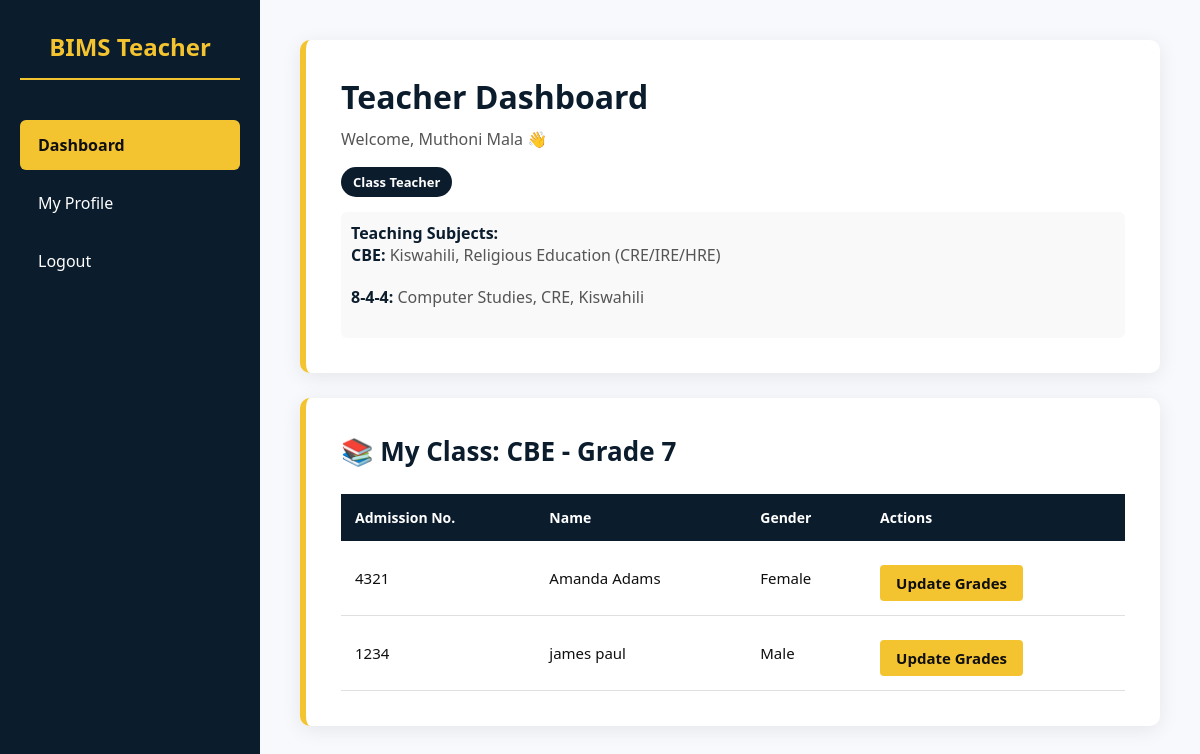
The page /html/teacher/add_principal_comment.php (signed in) on the database its author committed.
### tables this page shows
CREATE TABLE `teachers` (
  `id` int NOT NULL AUTO_INCREMENT,
  `user_id` int NOT NULL,
  `first_name` varchar(100) DEFAULT NULL,
  `last_name` varchar(100) DEFAULT NULL,
  `email` varchar(100) DEFAULT NULL,
  `phone` varchar(20) DEFAULT NULL,
  `category` enum('Subject Teacher','Class Teacher','Head Teacher') DEFAULT 'Subject Teacher',
  `assigned_class_id` int DEFAULT NULL,
  `phone_number` varchar(20) DEFAULT NULL,
  `residential_area` varchar(255) DEFAULT NULL,
  `date_of_birth` date DEFAULT NULL,
  `national_id` varchar(50) DEFAULT NULL,
  PRIMARY KEY (`id`),
  UNIQUE KEY `user_id` (`user_id`),
  KEY `assigned_class_id` (`assigned_class_id`),
  CONSTRAINT `teachers_ibfk_1` FOREIGN KEY (`user_id`) REFERENCES `users` (`id`),
  CONSTRAINT `teachers_ibfk_2` FOREIGN KEY (`assigned_class_id`) REFERENCES `classes_levels` (`id`)
);

CREATE TABLE `curriculum_types` (
  `id` int NOT NULL AUTO_INCREMENT,
  `name` varchar(50) NOT NULL,
  `description` varchar(255) DEFAULT NULL,
  PRIMARY KEY (`id`),
  UNIQUE KEY `name` (`name`)
);

CREATE TABLE `classes_levels` (
  `id` int NOT NULL AUTO_INCREMENT,
  `curriculum_type_id` int NOT NULL,
  `name` varchar(50) NOT NULL,
  `level_order` int DEFAULT NULL,
  PRIMARY KEY (`id`),
  KEY `curriculum_type_id` (`curriculum_type_id`),
  CONSTRAINT `classes_levels_ibfk_1` FOREIGN KEY (`curriculum_type_id`) REFERENCES `curriculum_types` (`id`)
);

CREATE TABLE `students` (
  `id` int NOT NULL AUTO_INCREMENT,
  `user_id` int NOT NULL,
  `admission_number` varchar(50) DEFAULT NULL,
  `first_name` varchar(100) DEFAULT NULL,
  `last_name` varchar(100) DEFAULT NULL,
  `gender` enum('Male','Female') DEFAULT NULL,
  `date_of_birth` date DEFAULT NULL,
  `curriculum_type_id` int NOT NULL,
  `class_level_id` int NOT NULL,
  `parent_id` int DEFAULT NULL,
  `status` enum('active','inactive') DEFAULT 'active',
  `year_of_enrollment` int DEFAULT NULL,
  `phone_number` varchar(20) DEFAULT NULL,
  `residential_area` varchar(255) DEFAULT NULL,
  `parent_phone` varchar(20) DEFAULT NULL,
  `parent_email` varchar(100) DEFAULT NULL,
  PRIMARY KEY (`id`),
  UNIQUE KEY `user_id` (`user_id`),
  UNIQUE KEY `admission_number` (`admission_number`),
  UNIQUE KEY `unique_admission` (`admission_number`),
  KEY `curriculum_type_id` (`curriculum_type_id`),
  KEY `class_level_id` (`class_level_id`),
  KEY `idx_parent_id` (`parent_id`),
  CONSTRAINT `fk_students_parent` FOREIGN KEY (`parent_id`) REFERENCES `parents` (`id`) ON DELETE SET NULL ON UPDATE CASCADE,
  CONSTRAINT `students_ibfk_1` FOREIGN KEY (`user_id`) REFERENCES `users` (`id`),
  CONSTRAINT `students_ibfk_2` FOREIGN KEY (`curriculum_type_id`) REFERENCES `curriculum_types` (`id`),
  CONSTRAINT `students_ibfk_3` FOREIGN KEY (`class_level_id`) REFERENCES `classes_levels` (`id`)
);

### html/teacher/add_principal_comment.php (the view, shortened to what this page needs)
<?php
require_once __DIR__ . "/../database/db_connect.php";
$teacher_stmt = $pdo->prepare("
    SELECT id, first_name, last_name, category, assigned_class_id
    FROM teachers
    WHERE user_id = ?
");
$teacher_stmt->execute([$_SESSION['user_id']]);
$teacher = $teacher_stmt->fetch(PDO::FETCH_ASSOC);
$teacher_name = ($teacher['first_name'] ?? 'Teacher') . ' ' . ($teacher['last_name'] ?? '');
$category = $teacher['category'] ?? 'Subject Teacher';
$students_by_curriculum = [];
if ($category == 'Head Teacher') {
    $curriculums = ['CBE', '8-4-4', 'IGCSE'];
    foreach ($curriculums as $curr) {
        $stmt = $pdo->prepare("
            SELECT s.id, s.admission_number, s.first_name, s.last_name,
                   cl.name as class_name, s.gender, s.status
            FROM students s
            LEFT JOIN classes_levels cl ON s.class_level_id = cl.id
            LEFT JOIN curriculum_types ct ON s.curriculum_type_id = ct.id
            WHERE ct.name = ? AND s.status = 1
            ORDER BY cl.level_order, s.last_name, s.first_name
        ");
        $stmt->execute([$curr]);
        $students_by_curriculum[$curr] = $stmt->fetchAll(PDO::FETCH_ASSOC);
    }
} elseif ($category == 'Class Teacher' && $teacher['assigned_class_id']) {
    $stmt = $pdo->prepare("
        SELECT s.id, s.admission_number, s.first_name, s.last_name,
               cl.name as class_name, ct.name as curriculum_name, s.gender, s.status
        FROM students s
        LEFT JOIN classes_levels cl ON s.class_level_id = cl.id
        LEFT JOIN curriculum_types ct ON s.curriculum_type_id = ct.id
        WHERE s.class_level_id = ? AND s.status = 1
        ORDER BY s.last_name, s.first_name
    ");
    $stmt->execute([$teacher['assigned_class_id']]);
    $my_students = $stmt->fetchAll(PDO::FETCH_ASSOC);
}
$teacher_subjects = [];
try {
    $subjects_stmt = $pdo->prepare("
        SELECT ts.curriculum_type_id, ct.name as curriculum_name, ts.subject_name
        FROM teacher_subjects ts
        JOIN curriculum_types ct ON ts.curriculum_type_id = ct.id
        WHERE ts.teacher_id = ?
        ORDER BY ct.id, ts.subject_name
    ");
    $subjects_stmt->execute([$teacher['id']]);
    $teacher_subjects_raw = $subjects_stmt->fetchAll(PDO::FETCH_ASSOC);
    foreach ($teacher_subjects_raw as $row) {
        $teacher_subjects[$row['curriculum_name']][] = $row['subject_name'];
    }
} catch (PDOException $e) {
    $teacher_subjects = [];
}
?>
<!DOCTYPE html>
<html lang="en">
<head>
    <link rel="stylesheet" href="assets/css/admin.css">
    <link rel="stylesheet" href="assets/css/teacher.css">
</head>
<body>
<div class="sidebar">
    <h2>BIMS Teacher</h2>
    <a href="teacher_dashboard.php" class="active">Dashboard</a>
    <a href="teacher/my_profile.php">My Profile</a>
    <a href="logout.php">Logout</a>
</div>
<div class="main-content">
    <div class="container">
        <div class="card">
            <h1>Teacher Dashboard</h1>
            <p>Welcome, <?php echo htmlspecialchars($teacher_name); ?> 👋</p>
            <p><span class="category-badge"><?php echo htmlspecialchars($category); ?></span></p>
            <?php if (!empty($teacher_subjects)): ?>
                <div class="subjects-list">
                    <strong>Teaching Subjects:</strong>
                    <?php foreach ($teacher_subjects as $curr => $subjects): ?>
                        <p><strong><?php echo htmlspecialchars($curr); ?>:</strong> <?php echo htmlspecialchars(implode(', ', $subjects)); ?></p>
                    <?php endforeach; ?>
                </div>
            <?php endif; ?>
        </div>
        <?php if ($category == 'Class Teacher' && isset($my_students)): ?>
            <div class="card curriculum-card">
                <h2 class="curriculum-title cbc-title">
                    📚 My Class: <?php echo htmlspecialchars($my_students[0]['curriculum_name'] ?? ''); ?> - <?php echo htmlspecialchars($my_students[0]['class_name'] ?? ''); ?>
                </h2>
                <?php if (!empty($my_students)): ?>
                    <table class="student-table">
                        <thead>
                            <tr>
                                <th>Admission No.</th>
                                <th>Name</th>
                                <th>Gender</th>
                                <th>Actions</th>
                            </tr>
                        </thead>
                        <tbody>
                            <?php foreach ($my_students as $student): ?>
                                <tr>
                                    <td><?php echo htmlspecialchars($student['admission_number']); ?></td>
                                    <td><?php echo htmlspecialchars($student['first_name'] . ' ' . $student['last_name']); ?></td>
                                    <td><?php echo htmlspecialchars($student['gender']); ?></td>
                                    <td>
                                        <a href="teacher/update_grades.php?student_id=<?php echo $student['id']; ?>" class="grade-button">
                                            Update Grades
                                        </a>
                                    </td>
                                </tr>
                            <?php endforeach; ?>
                        </tbody>
                    </table>
                <?php else: ?>
                    <p class="no-students">No students in your class yet.</p>
                <?php endif; ?>
            </div>
        <?php endif; ?>
    </div>
</div>
</body>
</html>

### html/assets/css/admin.css (style rules this page uses)
:root { --navy: #0b1c2d; --yellow: #f4c430; --black: #0f0f0f; --light-bg: #f7f9fc; --white: #ffffff; }
* { box-sizing: border-box; font-family: 'Segoe UI', Tahoma, sans-serif; margin: 0; padding: 0; }
body { background-color: var(--light-bg); color: var(--black); display: flex; min-height: 100vh; }
.sidebar { width: 260px; background: var(--navy); color: var(--white); padding: 30px 20px; position: fixed; height: 100vh; left: 0; top: 0; overflow-y: auto; z-index: 1000; }
.sidebar h2 { color: var(--yellow); margin-bottom: 40px; font-size: 24px; text-align: center; border-bottom: 2px solid var(--yellow); padding-bottom: 15px; }
.sidebar a { display: block; color: var(--white); text-decoration: none; padding: 14px 18px; margin-bottom: 8px; border-radius: 6px; font-weight: 500; transition: all 0.3s ease; }
.sidebar a.active { background: var(--yellow); color: var(--black); font-weight: 600; }
.main-content { margin-left: 260px; flex: 1; padding: 40px; background: var(--light-bg); min-height: 100vh; width: calc(100% - 260px); }
.container { max-width: 900px; margin: 0 auto; }
.card { background: var(--white); padding: 35px; border-radius: 10px; border-left: 6px solid var(--yellow); box-shadow: 0 4px 20px rgba(0,0,0,0.08); margin-bottom: 25px; }
.card h1 { color: var(--navy); margin-bottom: 10px; font-size: 32px; }
.card h2 { color: var(--navy); margin-bottom: 25px; font-size: 26px; }
.card p { color: #555; font-size: 16px; margin-bottom: 20px; }
table { width: 100%; border-collapse: collapse; background: white; margin-top: 20px; }
th { background: var(--navy); color: var(--white); padding: 14px; text-align: left; font-weight: 600; font-size: 14px; }
td { padding: 14px; border-bottom: 1px solid #e0e0e0; font-size: 15px; }

### html/assets/css/teacher.css (style rules this page uses)
:root { --navy: #0b1c2d; --yellow: #f4c430; --black: #0f0f0f; --light-bg: #f7f9fc; --white: #ffffff; }
* { box-sizing: border-box; font-family: 'Segoe UI', Tahoma, sans-serif; margin: 0; padding: 0; }
body { background-color: var(--light-bg); color: var(--black); display: flex; min-height: 100vh; }
.sidebar { width: 260px; background: var(--navy); color: var(--white); padding: 30px 20px; position: fixed; height: 100vh; left: 0; top: 0; overflow-y: auto; z-index: 1000; }
.sidebar h2 { color: var(--yellow); margin-bottom: 40px; font-size: 24px; text-align: center; border-bottom: 2px solid var(--yellow); padding-bottom: 15px; }
.sidebar a { display: block; color: var(--white); text-decoration: none; padding: 14px 18px; margin-bottom: 8px; border-radius: 6px; font-weight: 500; transition: all 0.3s ease; }
.sidebar a.active { background: var(--yellow); color: var(--black); font-weight: 600; }
.main-content { margin-left: 260px; flex: 1; padding: 40px; background: var(--light-bg); min-height: 100vh; width: calc(100% - 260px); }
.container { max-width: 900px; margin: 0 auto; }
.card { background: var(--white); padding: 35px; border-radius: 10px; border-left: 6px solid var(--yellow); box-shadow: 0 4px 20px rgba(0,0,0,0.08); margin-bottom: 25px; }
.card h1 { color: var(--navy); margin-bottom: 10px; font-size: 32px; }
.card h2 { color: var(--navy); margin-bottom: 25px; font-size: 26px; }
.card p { color: #555; font-size: 16px; margin-bottom: 20px; }
table { width: 100%; border-collapse: collapse; background: white; margin-top: 20px; }
th { background: var(--navy); color: var(--white); padding: 14px; text-align: left; font-weight: 600; font-size: 14px; }
td { padding: 14px; border-bottom: 1px solid #e0e0e0; font-size: 15px; }

### html/teacher/add_principal_comment.php (style rules this page uses)
.grade-button { background: var(--yellow); color: var(--black); padding: 8px 16px; border-radius: 4px; text-decoration: none; display: inline-block; font-weight: 600; margin-top: 10px; transition: all 0.3s; }
.category-badge { background: var(--navy); color: white; padding: 6px 12px; border-radius: 20px; font-size: 13px; font-weight: 600; }
.subjects-list { background: #f9f9f9; padding: 10px; border-radius: 6px; margin-top: 10px; }
.subjects-list strong { color: var(--navy); }

### rows shown on the page
teachers: teacher_name "Muthoni Mala", category "Class Teacher"
curriculum_types: name "CBE"
classes_levels: name "Grade 7"
students: admission_number "4321", first_name+last_name "Amanda Adams", gender "Female"
students: admission_number "1234", first_name+last_name "james paul", gender "Male"

### other values the page prints
$curr "CBE"
implode(', ', $subjects) "Kiswahili, Religious Education (CRE/IRE/HRE)"
$curr "8-4-4"
implode(', ', $subjects) "Computer Studies, CRE, Kiswahili"
